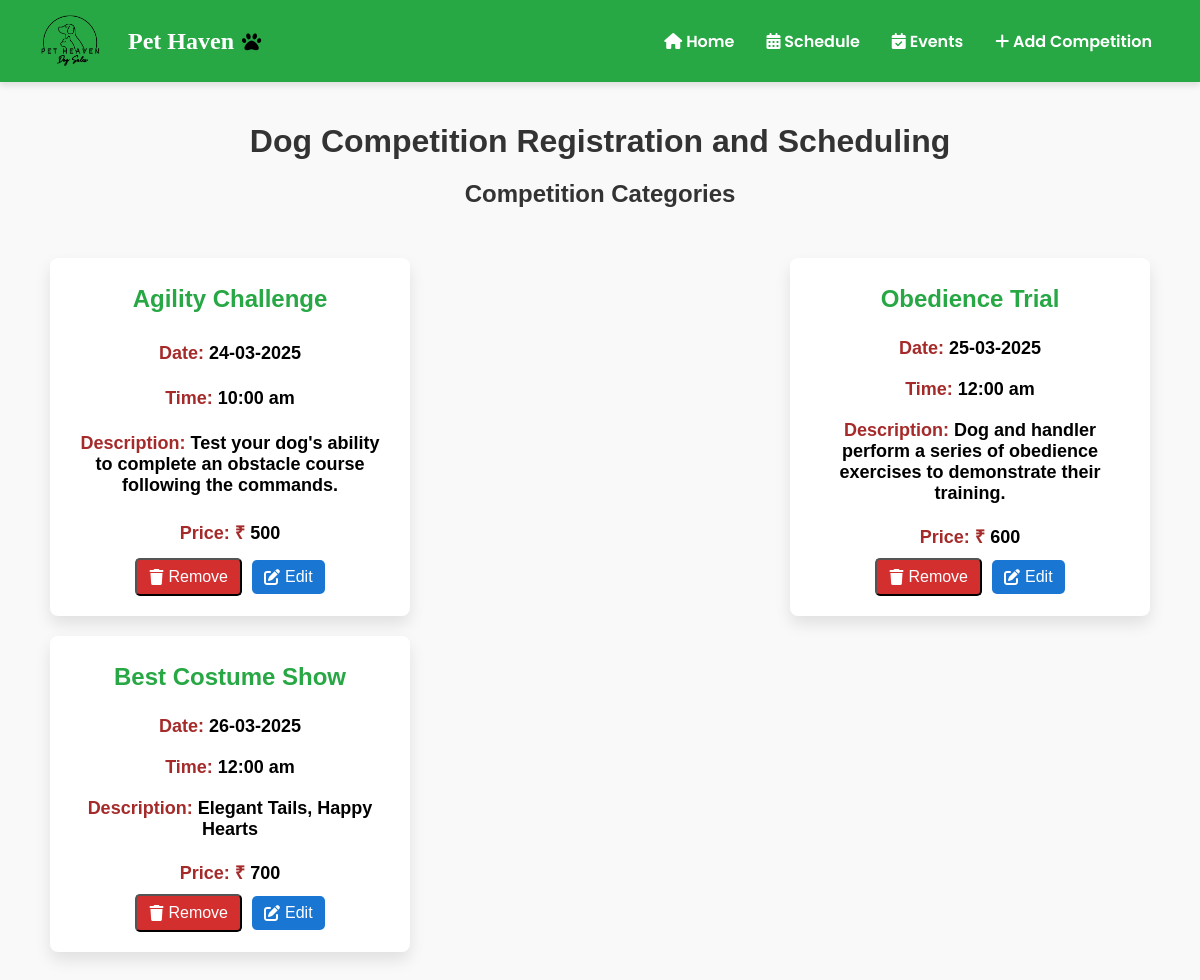
/admin4, run on an earlier commit of the app's database.
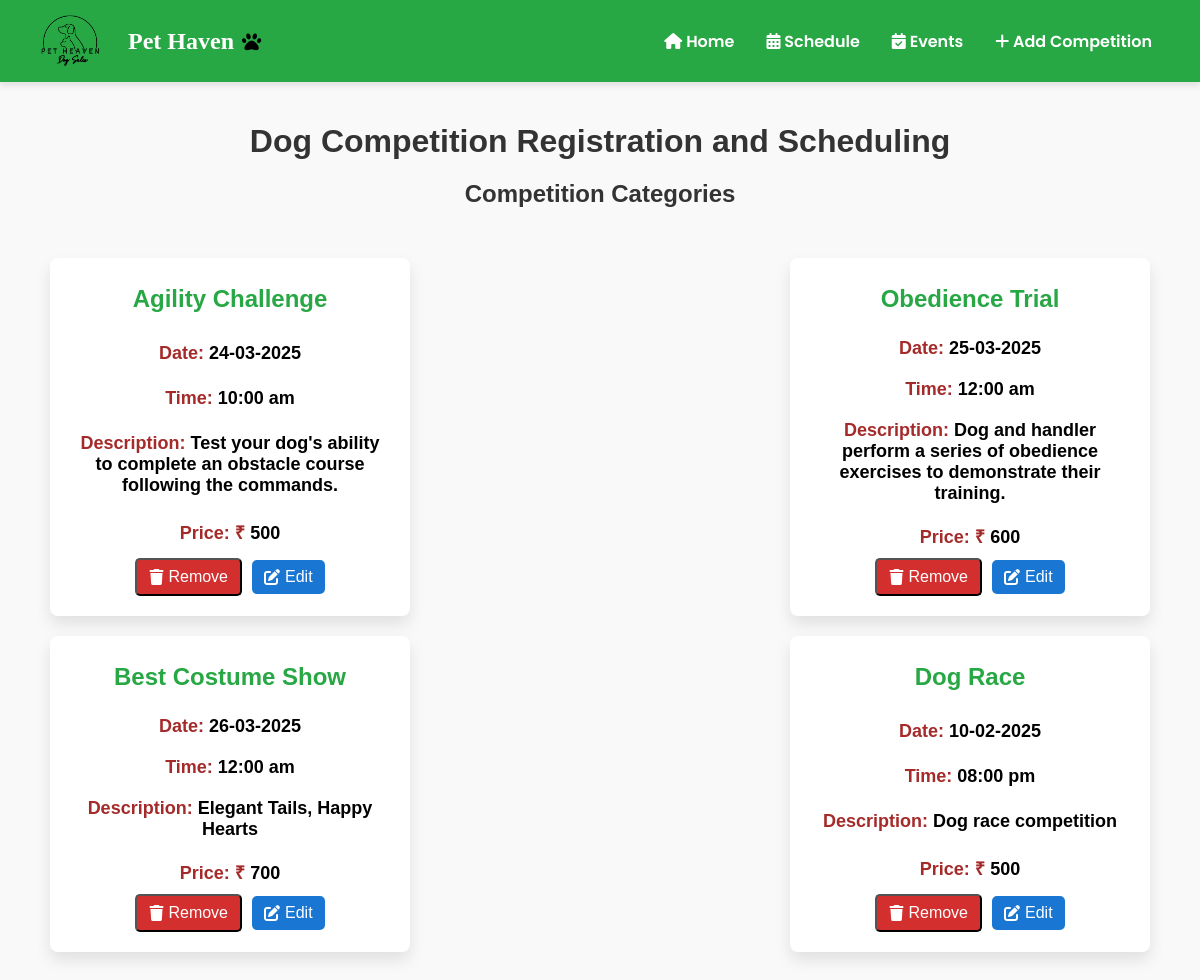
And on a later commit of the database.
### models.py (models this page shows, shortened)
class Competition(db.Model):
    __tablename__ = 'competition'
    id = db.Column(db.Integer, primary_key=True)
    title = db.Column(db.String(100), nullable=False)
    date = db.Column(db.String(100), nullable=False)
    time = db.Column(db.String(100), nullable=False)
    description = db.Column(db.Text, nullable=False)
    price = db.Column(db.Integer, nullable=False)

### app.py (the view)
@app.route('/admin4')
def admin4():
    services = Competition.query.all()
    return render_template('admin4.html', services=services)

### templates/admin4.html (shortened to what this page needs)
<!DOCTYPE html>
<html lang="en">
  <head>
    <link rel="stylesheet" href="{{ url_for('static', filename='css/style4.css') }}" />
    <link rel="stylesheet" href="https://cdnjs.cloudflare.com/ajax/libs/font-awesome/6.0.0/css/all.min.css" />
  </head>
  <body>
    <nav class="navbar">
      <div class="logo">
        <img src="{{ url_for('static', filename='images/logo1.png') }}" alt="Pet Heaven Logo">
        <span>Pet Haven</span>
     </div>
     <ul class="nav-links">
       <li><a href="/admin_dashboard" class="nav-link" id="home-link"><i class="fas fa-home"></i> Home</a></li>
       <li><a href="{{ url_for('schedule4') }}" class="nav-link"><i class="fa-solid fa-calendar-alt"></i> Schedule</a></li>
       <li><a href="{{ url_for('admin_events') }}" class="nav-link" ><i class="fa-solid fa-calendar-check"></i> Events</a></li>
       <li><a href="{{ url_for('add_competition') }}" class="nav-link"><i class="fas fa-plus"></i> Add Competition</a> </li>
     </ul>
    </nav>
    <div class="container">
      <h1>Dog Competition Registration and Scheduling</h1>
      <section class="competition-overview">
        <h2>Competition Categories</h2>
        <div class="cards">
          {% for service in services %}
          <div class="card">
            <h3>{{ service.title }}</h3>
            <p><strong>Date:</strong> {{ service.date }}</p>
            <p><strong>Time: </strong> {{ service.time }}</p>
            <p><strong>Description: </strong> {{ service.description }}</p>
            <p><strong>Price: ₹</strong> {{ service.price }}</p>
            <div class="button-group">
              <form
                action="{{ url_for('delete_competition', service_id=service.id) }}"
                method="POST"
                onsubmit="return confirm('Are you sure you want to delete this event?');"
              >
              <button type="submit" class="icon-btn remove-btn"><i class="fa fa-trash"></i> Remove</button>
              </form>
              <a href="{{ url_for('edit_competition4', service_id=service.id) }}" class="icon-btn edit-btn">
                <i class="fa fa-edit"></i>
                <span>Edit</span>
              </a>
            </div>
          </div>
          {% else %}
          <p>No services available</p>
          {% endfor %}
        </div>
      </section>
    </div>
  </body>
</html>

What changed in the data, as far as the page shows it:
added Competition: title "Dog Race", date "10-02-2025", time "08:00 pm", description "Dog race competition", price "500"
